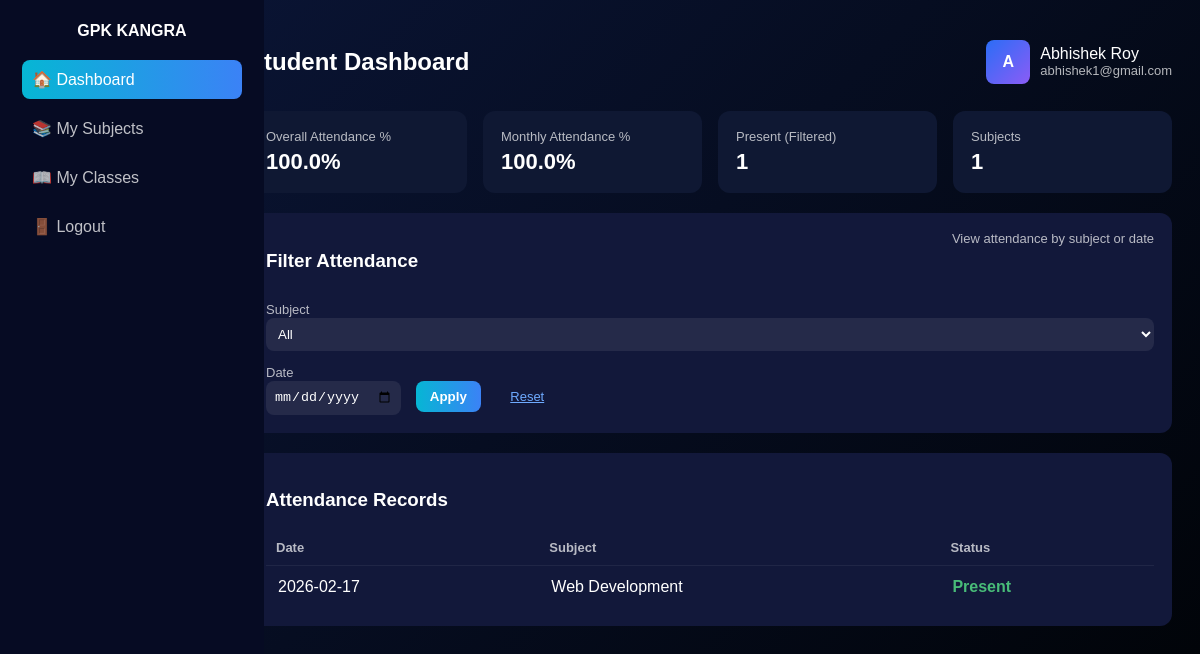
Before: /student (signed in) with the older database file.
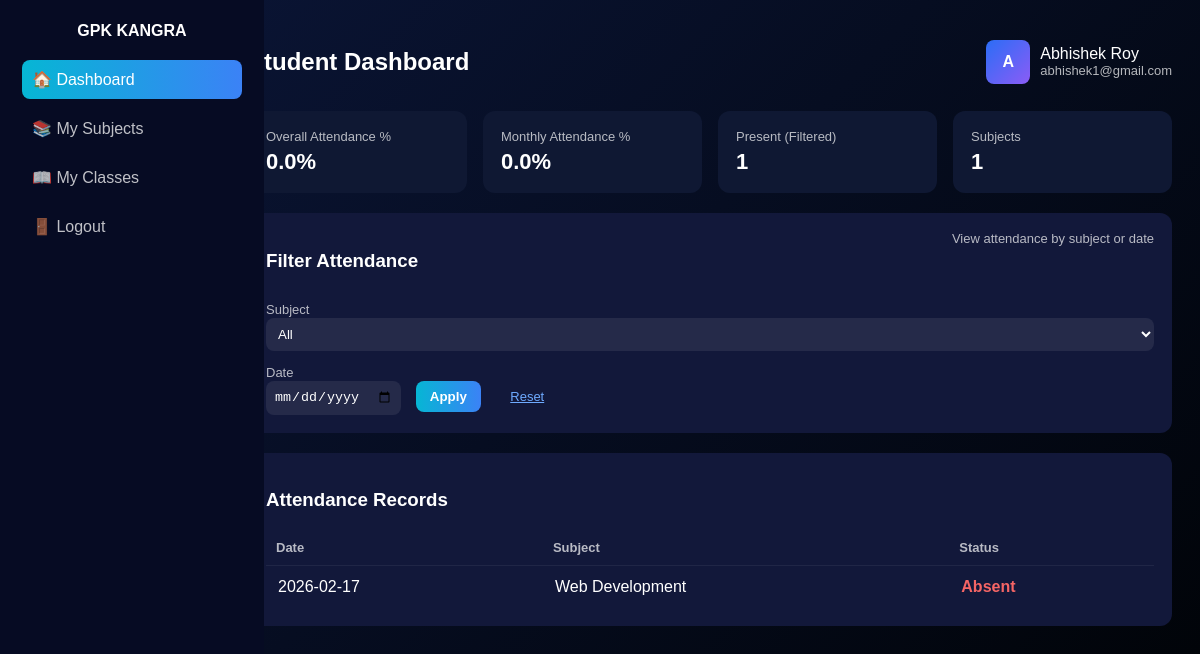
After: the same page with the newer database file.
### app.py (models this page shows)
class Attendance(db.Model):
    id = db.Column(db.Integer, primary_key=True)
    student_id = db.Column(db.Integer, db.ForeignKey('user.id'), nullable=False)
    teacher_id = db.Column(db.Integer, db.ForeignKey('user.id'), nullable=False)
    subject = db.Column(db.String(100), nullable=False)
    branch = db.Column(db.String(100), nullable=True)
    semester = db.Column(db.String(20), nullable=True)
    date = db.Column(db.Date, nullable=False, default=date.today)
    status = db.Column(db.String(20), nullable=False, default='absent')
    student = db.relationship('User', foreign_keys=[student_id], backref='attendance_as_student')
    teacher = db.relationship('User', foreign_keys=[teacher_id], backref='attendance_as_teacher')

### app.py (the view)
@app.route('/student', methods=['GET', 'POST'])
def student_dashboard():
    if session.get('role') != 'student':
        abort(403)
    student_id = session['user_id']
    student = User.query.get(student_id)
    teachers = User.query.filter_by(role='teacher').all()
    selected_subject = request.form.get("subject")
    selected_date = request.form.get("selected_date")
    query = Attendance.query.filter_by(student_id=student_id)
    if selected_subject:
        query = query.filter_by(subject=selected_subject)
    if selected_date:
        selected_date = datetime.strptime(selected_date, "%Y-%m-%d").date()
        query = query.filter_by(date=selected_date)
    records = query.all()
    total_days = len(records)
    present_days = sum(1 for r in records if r.status.lower() == "present")
    absent_days = total_days - present_days
    percentage = round((present_days / total_days) * 100, 2) if total_days > 0 else 0
    all_records = Attendance.query.filter_by(student_id=student_id).all()
    all_total = len(all_records)
    all_present = sum(1 for r in all_records if r.status.lower() == "present")
    overall_percentage = round((all_present / all_total) * 100, 2) if all_total > 0 else 0
    today = date.today()
    first_day = today.replace(day=1)
    monthly_records = Attendance.query.filter(
        Attendance.student_id == student_id,
        Attendance.date >= first_day,
        Attendance.date <= today
    ).all()
    monthly_total = len(monthly_records)
    monthly_present = sum(1 for r in monthly_records if r.status.lower() == "present")
    monthly_percentage = round((monthly_present / monthly_total) * 100, 2) if monthly_total > 0 else 0
    today_record = Attendance.query.filter_by(student_id=student_id, date=date.today()).first()
    subjects = get_all_subjects()
    return render_template("student.html",
                           student=student,
                           teachers=teachers,
                           selected_subject=selected_subject,
                           selected_date=selected_date,
                           records=records,
                           total_days=total_days,
                           present_days=present_days,
                           absent_days=absent_days,
                           percentage=percentage,
                           today_record=today_record,
                           subjects=subjects,
                           overall_percentage=overall_percentage,
                           monthly_percentage=monthly_percentage)

### app.py (called while the page is built)
def get_all_subjects():
    subs = set()
    rows = db.session.query(Attendance.subject).distinct().all()
    for r in rows:
        s = (r[0] or "").strip()
        if s:
            subs.add(s)
    for t in User.query.filter_by(role='teacher').all():
        s = (t.subject or "").strip()
        if s:
            subs.add(s)
    return sorted(subs)

### templates/student.html (shortened to what this page needs)
<!DOCTYPE html>
<html lang="en">
<head>
</head>
<body>
  <aside class="sidebar">
    <div class="logo">GPK KANGRA</div>
    <a class="menu-link active" href="{{ url_for('student_dashboard') }}">🏠 Dashboard</a>
    <a class="menu-link" href="{{ url_for('student_subjects') }}">📚 My Subjects</a>
    <a class="menu-link" href="{{ url_for('student_subjects') }}">📖 My Classes</a>
    <a class="menu-link" href="{{ url_for('logout') }}">🚪 Logout</a>
  </aside>
  <main class="main">
    <div class="top-row">
      <h2>Student Dashboard</h2>
      <div class="user-box">
        <div class="avatar">{{ student.name[0] }}</div>
        <div>
          <div>{{ student.name }}</div>
          <div style="font-size:13px;opacity:0.7">{{ student.email }}</div>
        </div>
      </div>
    </div>
    <div class="cards-row">
      <div class="card">
        <div class="card-title">Overall Attendance %</div>
        <div class="card-value">{{ overall_percentage }}%</div>
      </div>
      <div class="card">
        <div class="card-title">Monthly Attendance %</div>
        <div class="card-value">{{ monthly_percentage }}%</div>
      </div>
      <div class="card">
        <div class="card-title">Present (Filtered)</div>
        <div class="card-value">
          {{ records|length }}
        </div>
      </div>
      <div class="card">
        <div class="card-title">Subjects</div>
        <div class="card-value">{{ subjects|length }}</div>
      </div>
    </div>
    <div class="panel">
      <div style="display:flex;justify-content:space-between;">
        <h3>Filter Attendance</h3>
        <span style="opacity:0.7;font-size:13px">View attendance by subject or date</span>
      </div>
      <form method="POST" style="margin-top:10px">
        <label>Subject</label><br />
        <select name="subject" style="width:100%;margin-bottom:12px">
          <option value="">All</option>
        </select>
        <label>Date</label><br />
        <input type="date" name="selected_date" value="{{ selected_date or '' }}" />
        <button class="btn" style="margin-left:10px">Apply</button>
        <a href="{{ url_for('student_dashboard') }}" style="margin-left:25px;font-size:13px;color:#6eaaff">Reset</a>
      </form>
    </div>
    <div class="panel">
      <h3>Attendance Records</h3>
      <table>
        <thead>
          <tr>
            <th>Date</th>
            <th>Subject</th>
            <th>Status</th>
          </tr>
        </thead>
        <tbody>
          {% for r in records %}
          <tr>
            <td>{{ r.date }}</td>
            <td>{{ r.subject }}</td>
            {% if r.status == 'Present' %}
            <td class="present">{{ r.status }}</td>
            {% else %}
            <td class="absent">{{ r.status }}</td>
            {% endif %}
          </tr>
          {% endfor %}
        </tbody>
      </table>
    </div>
  </main>
</body>
</html>

Changed rows visible on the page:
changed Attendance "Web Development": status "Present" → "Absent"
Other visible differences:
{{ overall_percentage }}: "100.0" → "0.0"
{{ monthly_percentage }}: "100.0" → "0.0"
